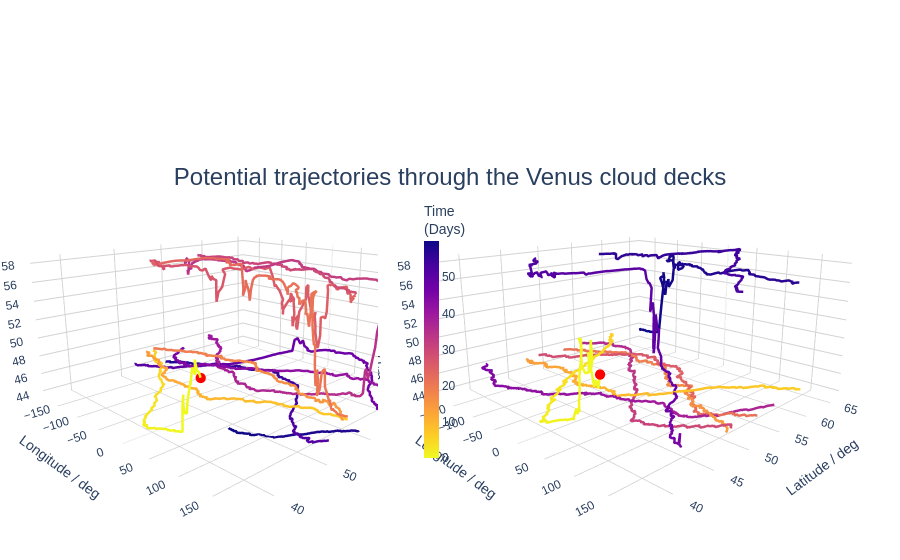

Notebook code for this chart:
### Code cell
import xarray as xr
from visualisations import doubletraj
ds = xr.open_zarr('outputs/Test2.zarr')
doubletraj(ds)          # all trajectories on one 3-D plot

### Figure 1 — Plotly figure (JSON) as saved in the notebook; plotly's stock layout.template omitted (floating-point values rounded to 4 significant figures; data arrays with more than 128 entries replaced by an {"elided": "..."} marker saying what was removed)
{"data": [{"hoverinfo": "skip", "line": {"color": {"elided": "2890 float values"}, "colorscale": [[0, "#f0f921"], [0.1111, "#fdca26"], [0.2222, "#fb9f3a"], [0.3333, "#ed7953"], [0.4444, "#d8576b"], [0.5556, "#bd3786"], [0.6667, "#9c179e"], [0.7778, "#7201a8"], [0.8889, "#46039f"], [1, "#0d0887"]], "showscale": false, "width": 5}, "mode": "lines", "name": "Trajectory 11", "scene": "scene", "type": "scatter3d", "x": {"elided": "2890 float values"}, "y": {"elided": "2890 float values"}, "z": {"elided": "2890 float values"}}, {"hoverinfo": "skip", "marker": {"color": "red", "size": 6, "symbol": "circle"}, "mode": "markers", "scene": "scene", "showlegend": false, "type": "scatter3d", "x": [89.04], "y": [39.93], "z": [50.54]}, {"hoverinfo": "skip", "line": {"color": {"elided": "2887 float values"}, "colorbar": {"len": 0.6, "thickness": 15, "tickfont": {"size": 12}, "title": {"text": "Time<br>(Days)"}, "x": 0.46}, "colorscale": [[0, "#f0f921"], [0.1111, "#fdca26"], [0.2222, "#fb9f3a"], [0.3333, "#ed7953"], [0.4444, "#d8576b"], [0.5556, "#bd3786"], [0.6667, "#9c179e"], [0.7778, "#7201a8"], [0.8889, "#46039f"], [1, "#0d0887"]], "showscale": true, "width": 5}, "mode": "lines", "name": "Trajectory 12", "scene": "scene2", "type": "scatter3d", "x": {"elided": "2887 float values"}, "y": {"elided": "2887 float values"}, "z": {"elided": "2887 float values"}}, {"hoverinfo": "skip", "marker": {"color": "red", "size": 6, "symbol": "circle"}, "mode": "markers", "scene": "scene2", "showlegend": false, "type": "scatter3d", "x": [89.08], "y": [40.04], "z": [50.72]}], "layout": {"font": {"family": "Arial"}, "margin": {"b": 0, "l": 0, "r": 0, "t": 100}, "paper_bgcolor": "white", "plot_bgcolor": "white", "scene": {"aspectmode": "manual", "aspectratio": {"x": 1, "y": 1, "z": 0.5}, "bgcolor": "white", "camera": {"center": {"x": 0, "y": 0, "z": 0}, "eye": {"x": 1.3, "y": -1.3, "z": 0.5}, "up": {"x": 0, "y": 0, "z": 1}}, "domain": {"x": [0, 0.54], "y": [0, 1]}, "xaxis": {"backgroundcolor": "white", "gridcolor": "lightgrey", "title": {"text": "Longitude / deg"}}, "yaxis": {"backgroundcolor": "white", "gridcolor": "lightgrey", "title": {"text": "Latitude / deg"}}, "zaxis": {"backgroundcolor": "white", "gridcolor": "lightgrey", "range": [43.15, 58.63], "title": {"text": "Altitude / km"}}}, "scene2": {"aspectmode": "manual", "aspectratio": {"x": 1, "y": 1, "z": 0.5}, "bgcolor": "white", "camera": {"center": {"x": 0, "y": 0, "z": 0}, "eye": {"x": 1.3, "y": -1.3, "z": 0.5}, "up": {"x": 0, "y": 0, "z": 1}}, "domain": {"x": [0.42, 1], "y": [0, 1]}, "xaxis": {"backgroundcolor": "white", "gridcolor": "lightgrey", "title": {"text": "Longitude / deg"}}, "yaxis": {"backgroundcolor": "white", "gridcolor": "lightgrey", "title": {"text": "Latitude / deg"}}, "zaxis": {"backgroundcolor": "white", "gridcolor": "lightgrey", "range": [43.15, 58.63], "title": {"text": "Altitude / km"}}}, "showlegend": false, "title": {"font": {"family": "Arial", "size": 24}, "text": "Potential trajectories through the Venus cloud decks", "x": 0.5, "y": 0.7}}}
